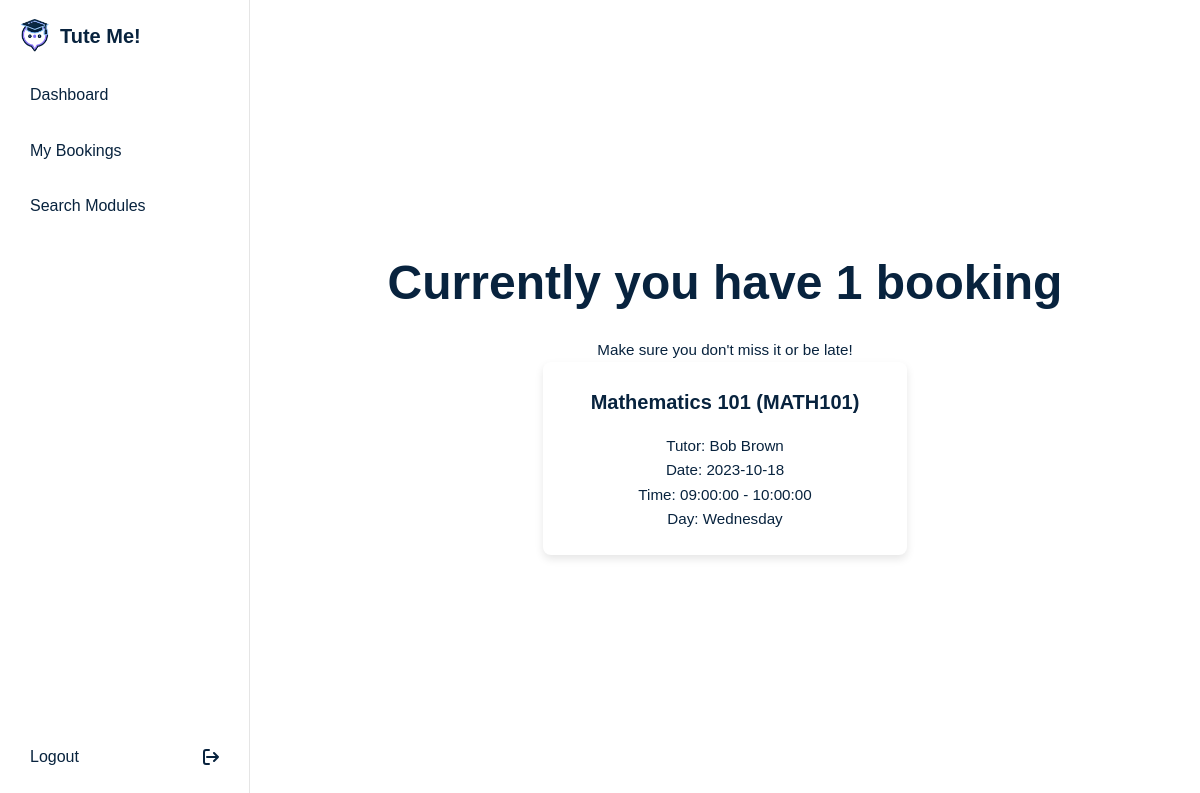
Screenshot of /view_bookings (signed in) with the database file from the repository.
### app/models.py (models this page shows, shortened)
class Booking(db.Model):
    __tablename__ = 'bookings'
    booking_id = db.Column(db.Integer, primary_key=True, autoincrement=True)
    student_id = db.Column(db.Integer, db.ForeignKey('users.user_id'), nullable=False)
    tutor_id = db.Column(db.Integer, db.ForeignKey('users.user_id'), nullable=False)
    module_id = db.Column(db.Integer, db.ForeignKey('modules.module_id'), nullable=False)
    availability_id = db.Column(db.Integer, db.ForeignKey('tutor_availability.availability_id'), nullable=False)
    booking_date = db.Column(db.Date, nullable=False)
    module = db.relationship('Module', backref='bookings')
    tutor = db.relationship('User', foreign_keys=[tutor_id], backref='tutor_bookings')
    student = db.relationship('User', foreign_keys=[student_id], backref='student_bookings')  # Add this line
    availability = db.relationship('TutorAvailability', backref='bookings')
    __table_args__ = (
        db.UniqueConstraint('tutor_id', 'module_id', 'booking_date', 'availability_id', name='unique_booking'),
    )

class Module(db.Model):
    __tablename__ = 'modules'
    module_id = db.Column(db.Integer, primary_key=True)
    module_name = db.Column(db.String(80), nullable=False)
    module_code = db.Column(db.String(10), unique=True, nullable=False)
    description = db.Column(db.String(200), nullable=True)

class User(db.Model):
    __tablename__ = 'users'
    user_id = db.Column(db.Integer, primary_key=True)
    username = db.Column(db.String(80), unique=True, nullable=False)
    email = db.Column(db.String(120), unique=True, nullable=False)
    password = db.Column(db.String(120), nullable=False)
    role = db.Column(db.String(20), nullable=False)
    name = db.Column(db.String(80), nullable=False)
    surname = db.Column(db.String(80), nullable=False)

class TutorAvailability(db.Model):
    __tablename__ = 'tutor_availability'
    availability_id = db.Column(db.Integer, primary_key=True, autoincrement=True)
    tutor_id = db.Column(db.Integer, db.ForeignKey('users.user_id'), nullable=False)
    module_id = db.Column(db.Integer, db.ForeignKey('modules.module_id'), nullable=False)
    day_of_week = db.Column(db.String(10), nullable=False)
    start_time = db.Column(db.Time, nullable=False)
    end_time = db.Column(db.Time, nullable=False)
    module = db.relationship('Module', backref='tutor_availabilities')
    __table_args__ = (
        db.UniqueConstraint('tutor_id', 'module_id', 'day_of_week', 'start_time', 'end_time', name='unique_availability'),
    )

### app/routes/student.py (the view)
@router.route('/view_bookings')
def view_bookings():
    if 'user_id' not in session or session['role'] != 'student':
        flash('Please log in as a student', 'error')
        return redirect(url_for('main.login'))
    student_id = session['user_id']
    bookings = (
        Booking.query
        .filter_by(student_id=student_id)
        .join(Module, Booking.module_id == Module.module_id)
        .join(User, Booking.tutor_id == User.user_id)
        .join(TutorAvailability, Booking.availability_id == TutorAvailability.availability_id)
        .all()
    )
    return render_template('view_bookings.html', bookings=bookings)

### app/templates/view_bookings.html
{% extends "base.html" %}
{% block content %}
<section class="view-bookings">
    {% if bookings|length == 1 %}
        <div class="title">
            <h1>Currently you have {{ bookings|length }} booking</h1>
            <p>Make sure you don't miss it or be late!</p>
        </div>
    {% elif bookings|length > 1 %}
        <div class="title">
            <h1>Currently you have {{ bookings|length }} bookings</h1>
            <p>Make sure you don't miss it or be late!</p>
        </div>
    {% endif %}
    {% if bookings %}
        <div class="cards">
            {% for booking in bookings %}
                <div class="card">
                    <h3>{{ booking.module.module_name }} ({{ booking.module.module_code }})</h3>
                    <p>Tutor: {{ booking.tutor.name }} {{ booking.tutor.surname }}</p>
                    <p>Date: {{ booking.booking_date }}</p>
                    <p>Time: {{ booking.availability.start_time }} - {{ booking.availability.end_time }}</p>
                    <p>Day: {{ booking.availability.day_of_week }}</p>
                </div>
            {% endfor %}
        </div>
    {% else %}
        <p>You have no bookings.</p>
    {% endif %}
</section>
{% endblock %}

### app/static/styles/sass.css (style rules this page uses)
h1, h2, h3 { font-weight: 700; color: #08233E; margin-bottom: 1rem; }
h1 { font-size: 3em; }
h3 { font-size: 1.25em; }
p { font-size: 0.95em; }
* { margin: 0; padding: 0; box-sizing: border-box; }
html { scroll-behavior: smooth; }
body { background-color: #FFFFFF; line-height: 1.6; font-family: "Poppins", sans-serif; font-weight: 500; color: #08233E; }
.cards { display: flex; justify-content: center; gap: 2rem; width: 100%; }
.cards .card { background-color: #FFFFFF; border-radius: 0.5rem; padding: 1.5rem; width: 40%; box-shadow: 0 0.25rem 0.5rem rgba(0, 0, 0, 0.1); transition: transform 0.3s ease, box-shadow 0.3s ease; cursor: pointer; }

### app/static/styles/students.css (style rules this page uses)
h1, h2, h3 { font-weight: 700; color: #08233E; margin-bottom: 1rem; }
h1 { font-size: 3em; }
h3 { font-size: 1.25em; }
p { font-size: 0.95em; }
* { margin: 0; padding: 0; box-sizing: border-box; }
html { scroll-behavior: smooth; }
body { background-color: #FFFFFF; line-height: 1.6; font-family: "Poppins", sans-serif; font-weight: 500; color: #08233E; }
.cards { display: flex; justify-content: center; gap: 2rem; width: 100%; }
.cards .card { background-color: #FFFFFF; border-radius: 0.5rem; padding: 1.5rem; width: 40%; box-shadow: 0 0.25rem 0.5rem rgba(0, 0, 0, 0.1); transition: transform 0.3s ease, box-shadow 0.3s ease; cursor: pointer; }
main .dashboard, main .search-modules, main .view-bookings, main .book-session { margin-left: 250px; padding: 20px; width: calc(100% - 250px); min-height: 100vh; display: flex; flex-direction: column; }
main .view-bookings { text-align: center; display: flex; flex-direction: column; align-items: center; justify-content: center; }
main .view-bookings .cards { flex-wrap: wrap; }

### app/static/styles/tutor.css (style rules this page uses)
h1, h2, h3 { font-weight: 700; color: #08233E; margin-bottom: 1rem; }
h1 { font-size: 3em; }
h3 { font-size: 1.25em; }
p { font-size: 0.95em; }
* { margin: 0; padding: 0; box-sizing: border-box; }
html { scroll-behavior: smooth; }
body { background-color: #FFFFFF; line-height: 1.6; font-family: "Poppins", sans-serif; font-weight: 500; color: #08233E; }
.cards { display: flex; justify-content: center; gap: 2rem; width: 100%; }
.cards .card { background-color: #FFFFFF; border-radius: 0.5rem; padding: 1.5rem; width: 40%; box-shadow: 0 0.25rem 0.5rem rgba(0, 0, 0, 0.1); transition: transform 0.3s ease, box-shadow 0.3s ease; cursor: pointer; }

### app/static/styles/admin.css (style rules this page uses)
h1, h2, h3 { font-weight: 700; color: #08233E; margin-bottom: 1rem; }
h1 { font-size: 3em; }
h3 { font-size: 1.25em; }
p { font-size: 0.95em; }
* { margin: 0; padding: 0; box-sizing: border-box; }
html { scroll-behavior: smooth; }
body { background-color: #FFFFFF; line-height: 1.6; font-family: "Poppins", sans-serif; font-weight: 500; color: #08233E; }
.cards { display: flex; justify-content: center; gap: 2rem; width: 100%; }
.cards .card { background-color: #FFFFFF; border-radius: 0.5rem; padding: 1.5rem; width: 40%; box-shadow: 0 0.25rem 0.5rem rgba(0, 0, 0, 0.1); transition: transform 0.3s ease, box-shadow 0.3s ease; cursor: pointer; }

### rows the page displays
Booking: module.module_name "Mathematics 101", module.module_code "MATH101", tutor.name "Bob", tutor.surname "Brown", booking_date "2023-10-18", availability.start_time "09:00:00", availability.end_time "10:00:00", availability.day_of_week "Wednesday"

### other values shown
{{ bookings|length }} "1"
